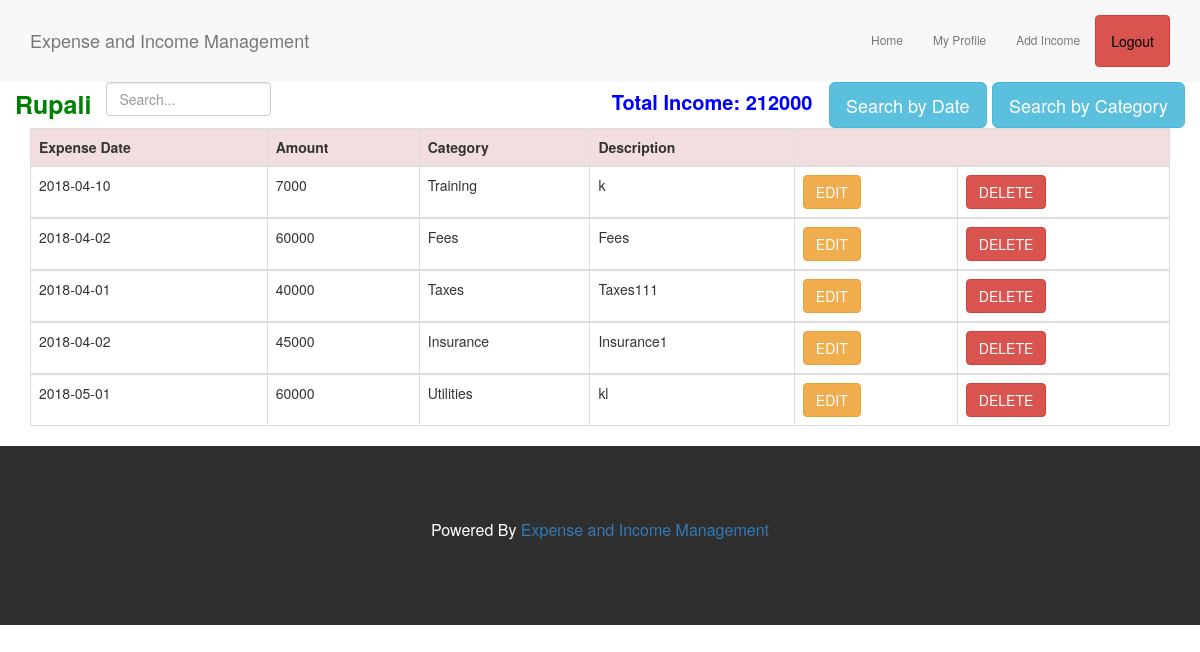
/incomeRecord.php (signed in), run on the app's committed database.
### tables this page shows
CREATE TABLE `user_reg` (
  `id` int(20) NOT NULL,
  `fname` varchar(20) NOT NULL,
  `pass1` varchar(20) NOT NULL,
  `pass2` varchar(20) NOT NULL,
  `email` varchar(20) NOT NULL
);

CREATE TABLE `incomedata` (
  `id` int(20) NOT NULL,
  `email` varchar(20) NOT NULL,
  `indate` varchar(20) NOT NULL,
  `amt` varchar(20) NOT NULL,
  `incategory` varchar(20) NOT NULL,
  `description` varchar(50) NOT NULL
);

### incomeRecord.php (the view, shortened to what this page needs)
<?php
include('connection.php');
$id = $_SESSION['id'];
$sel_user = mysqli_query($conn, "select * from user_reg where id='".$id."'");
$data = mysqli_fetch_array($sel_user);
?>
<?php
include("connection.php");
?>
<!DOCTYPE html PUBLIC "-//W3C//DTD XHTML 1.0 Transitional//EN" "http://www.w3.org/TR/xhtml1/DTD/xhtml1-transitional.dtd">
<html xmlns="http://www.w3.org/1999/xhtml">
<head>
  <link rel="stylesheet" href="https://maxcdn.bootstrapcdn.com/bootstrap/3.3.7/css/bootstrap.min.css">
  <link rel="stylesheet" type="text/css" href="stylesheet.css">
</head>
<body>
<nav class="navbar navbar-default">
  <div class="container">
    <div class="navbar-header">
      <a class="navbar-brand" href="home1.php">Expense and Income Management</a>
    </div>
    <div class="collapse navbar-collapse" id="myNavbar">
      <ul class="nav navbar-nav navbar-right">
        <li><a href="home1.php">Home</a></li>
        <li><a href="profile.php">My Profile</a></li>
        <li><a href="incomeEntry.php">Add Income</a></li>
        <li><a class="btn btn-danger" href="logout.php" style="color: #000000">Logout</a></li>
      </ul>
    </div>
  </div>
</nav>
<div class="container">
  <div class="row">
<span style="float: left; color: green; font-weight: bold; font-size: 25px;"><?php echo $data['fname']; ?>
  </span>
  <span style="float: right; color: blue; font-weight: bold; font-size: 20px;"">
    <span>Total Income:
    <?php
  $q=mysqli_query($conn,"select SUM(amt) from incomedata where email='".$data['email']."'") or die(mysqli_error());
  while($row=mysqli_fetch_assoc($q))
  {
     echo $row['SUM(amt)'];
  }
  ?>
  </span>&nbsp
  <a class="btn btn-info btn-lg" href="inByDate.php">Search by Date</a>
  <a class="btn btn-info btn-lg" href="inByCategory.php">Search by Category</a>
  </span>
  <div class="col-xs-2">
        <input class="form-control" id="search" type="text" placeholder="Search...">
  </div>
  </div>
</div>
<div class="container">
  <table class="table table-hover table-bordered">
    <thead>
      <tr class="danger">
        <th>Expense Date</th>
        <th>Amount</th>
        <th>Category</th>
        <th>Description</th>
        <th colspan="2"></th>
      </tr>
    </thead>
    <?php
        $query=mysqli_query($conn,"select * from incomedata where email='".$data['email']."'") or die(mysqli_error());
          while($row=mysqli_fetch_assoc($query))
          {
    ?>
    <tbody id="searchTable">
      <tr>
         <td><?php echo $row['indate'];?></td>
         <td><?php echo $row['amt'];?></td>
         <td><?php echo $row['incategory'];?></td>
         <td><?php echo $row['description'];?></td>
         <td><a class="btn btn-warning" href="incomeEdit.php?edt=<?php echo $row['id']; ?>">EDIT</a></td>
         <td><a class="btn btn-danger" href="incomeDelete.php?del=<?php echo $row['id']; ?>">DELETE</a></td>
      </tr>
    </tbody>
    <?php
      }
    ?>
  </table>
</div>
<footer class="container-fluid bg-4 text-center">
  <p>Powered By <a href="#">Expense and Income Management</a></p>
</footer>
</body>
</html>

### stylesheet.css (style rules this page uses)
body { font: Montserrat, sans-serif; line-height: 1.8; }
p { font-size: 16px; }
.bg-4 { background-color: #2f2f2f; color: #fff; }
.container-fluid { padding-top: 70px; padding-bottom: 70px; }
.navbar { padding-top: 15px; padding-bottom: 15px; border: 0; border-radius: 0; margin-bottom: 0; font-size: 12px; }
input { border: 1px solid transparent; background-color: #f1f1f1; padding: 10px; font-size: 16px; }
input[type=text] { width: 100%; }

### data on the page
user_reg: fname "Rupali"
incomedata: indate "2018-04-10", amt "7000", incategory "Training", description "k"
incomedata: indate "2018-04-02", amt "60000", incategory "Fees", description "Fees"
incomedata: indate "2018-04-01", amt "40000", incategory "Taxes", description "Taxes111"
incomedata: indate "2018-04-02", amt "45000", incategory "Insurance", description "Insurance1"
incomedata: indate "2018-05-01", amt "60000", incategory "Utilities", description "kl"

### other printed values
$row['SUM(amt)'] "212000"
